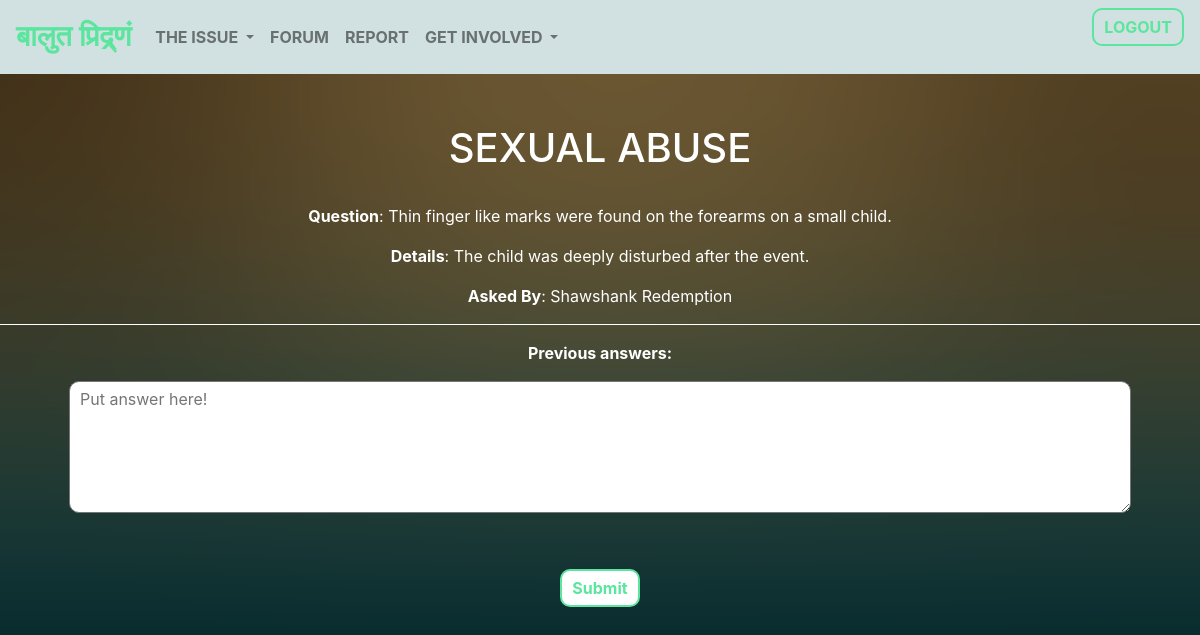
The app's page /answer?id=2 with its own data.
### tables this page shows
CREATE TABLE `add` (
  `id` int(11) NOT NULL,
  `title` text NOT NULL,
  `question` text NOT NULL,
  `details` text NOT NULL,
  `uid` int(11) NOT NULL
);

CREATE TABLE `users` (
  `id` int(11) NOT NULL,
  `name` text NOT NULL,
  `email` text NOT NULL,
  `password` text NOT NULL,
  `mobile` text NOT NULL,
  `address` text NOT NULL,
  `type` int(11) NOT NULL,
  `status` int(11) NOT NULL,
  `expertise` text NOT NULL
);

### answer.php (the view, shortened to what this page needs)
<?php
   $link = mysqli_connect("shareddb-g.hosting.stackcp.net","kindersalvation-32379e2b", "password98@", "kindersalvation-32379e2b");
    $query = "SELECT * FROM `add` WHERE `id` = '".mysqli_real_escape_string($link, $_GET['id'])."'";
    $row = mysqli_fetch_array(mysqli_query($link, $query));
?>
<!doctype html>
<html lang="en">
  <head>
    <link rel="stylesheet" href="https://maxcdn.bootstrapcdn.com/bootstrap/4.0.0/css/bootstrap.min.css">
  </head>
  <body class="bg">
    <nav class="navbar navbar-expand-lg navbar-light navbar-custom">
      <a class="navbar-brand" href="profile" style="color: #5BE59E;">बालुत प्रिद्र्णं</a>
      <div class="collapse navbar-collapse" id="navbarSupportedContent">
        <ul class="navbar-nav mr-auto">
          <li class="nav-item dropdown">
            <a class="nav-link dropdown-toggle" href="#" id="navbarDropdown" role="button" data-toggle="dropdown" aria-haspopup="true" aria-expanded="false">
              THE ISSUE
            </a>
          </li>
          <li class="nav-item">
            <a class="nav-link" href="forum">FORUM</a>
          </li>
          <li class="nav-item">
            <a class="nav-link" href="complaints">REPORT</a>
          </li>
          <li class="nav-item dropdown">
            <a class="nav-link dropdown-toggle" href="#" id="navbarDropdown" role="button" data-toggle="dropdown" aria-haspopup="true" aria-expanded="false">
              GET INVOLVED
            </a>
          </li>
        </ul>
      </div>
        <form method="post">
            <button id="submit" name="logout">LOGOUT</button>
        </form>
    </nav>
      <form method="post">
      <div style="text-align:center;margin-top:50px;">
          <h1 style="text-align:center;margin-top:20px;color: white;"><?php echo strtoupper($row['title']); ?></h1><br>
          <?php
                echo "<p style='color: white;'><strong>Question</strong>: ".$row['question']."</p>";
                echo "<p style='color: white;'><strong>Details</strong>: ".$row['details']."</p>";
                $query1 = "SELECT `name` FROM `users` WHERE `id` = '".mysqli_real_escape_string($link, $row['uid'])."'";
                $row1 = mysqli_fetch_array(mysqli_query($link, $query1));
                echo "<p style='color: white;'><strong>Asked By</strong>: ".$row1['name']."</p>";
                echo "<hr style='border-top: 1px solid white;'>";
                echo "<p style='color: white;'><strong>Previous answers:</strong></p>";
          ?>
          <textarea rows="5" cols="100" style="border:2px solid ##5BE59E; border-radius: 10px; padding: 5px 10px;" name="awesome" placeholder="Put answer here!"></textarea>
          </div>
          <div style="text-align:center;margin-top:50px;">
              <input name="submit" type="submit" class="askQuestion"  value="Submit">
          </div>
          </form>
  </body>
</html>

### answer.php (style rules this page uses)
.navbar-brand { font-size: 180%; font-weight: bold; font-family: 'Martel', serif; }
.nav-link { font-weight: bold; }
.navbar-custom { background-color: #d1e0e0; }
.bg { background:linear-gradient( rgba(0, 0, 0, 0.5), rgba(0, 0, 0, 0.5) ), url(images/zeIVk.png); background-size: cover; }
.askQuestion { padding: 5px 10px; background: white; color: #5BE59E; border: 2px solid #5BE59E; border-radius: 10px; font-weight: bold; }
#submit { background: none; border: 2px solid #5BE59E; padding: 5px 10px; color: #5BE59E; font-weight: bold; margin-bottom: 20px; border-radius: 10px; }

### records on screen
add: title "SEXUAL ABUSE", question "Thin finger like marks were found on the forearms on a small child.", details "The child was deeply disturbed after the event."
users: name "Shawshank Redemption"
